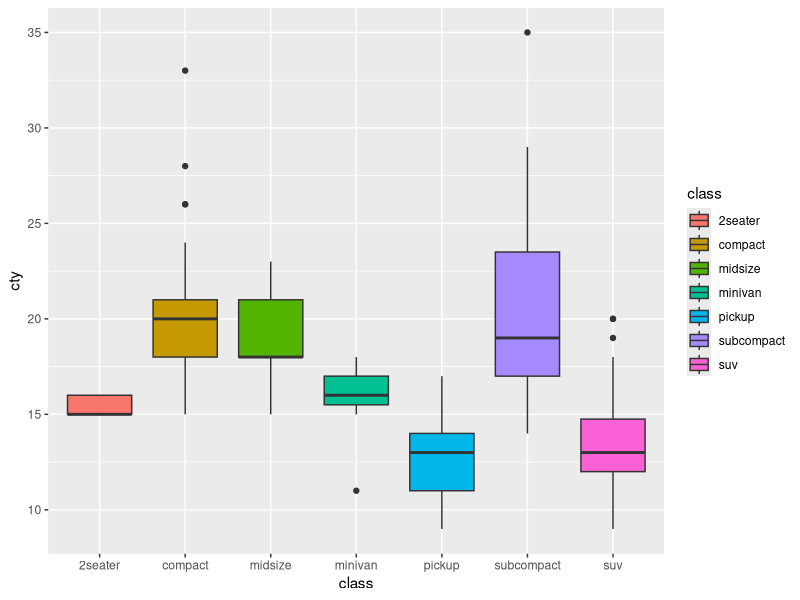

R code for this plot:
## ---- chunk 1
library(tidyverse)
knitr::opts_chunk$set(warning = F, message = F,
                      fig.height = 14, fig.width = 7)
## ---- chunk 2
ggplot(mpg) +
  geom_boxplot(aes(x = class, y = cty, fill = class))
